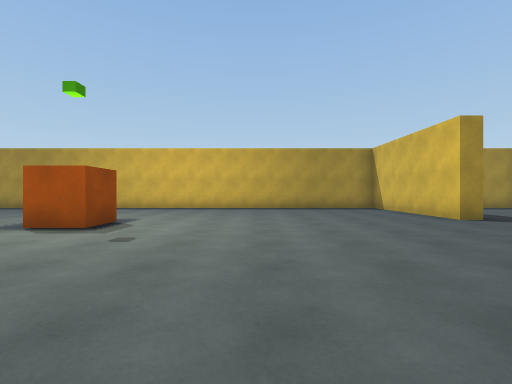
[1] (above)

24 first-person views from a walk through a scene from a Unity 3-D project. The camera is 1.2 m above the floor, looks level and sees 85° across. The floor is counted in squares, 2 m on a side. Each view is taken from the middle of a square. On the plan, view 1 faces up. The plan holds only what a view shows up to about 9 squares ahead; the rest is blank. The place goes on beyond the plan. The player character is not drawn. Surface patterns are stand-ins for the level's own textures.

[2]
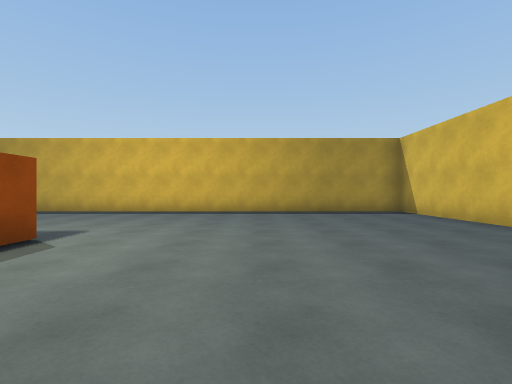

[3]
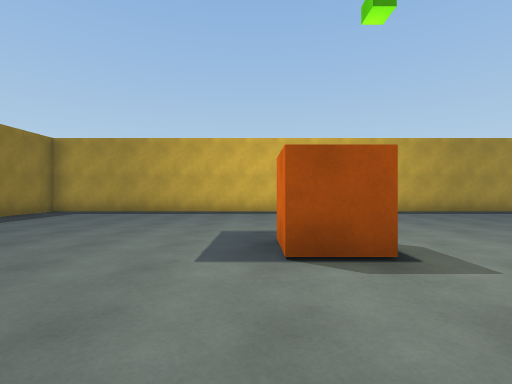

[4]
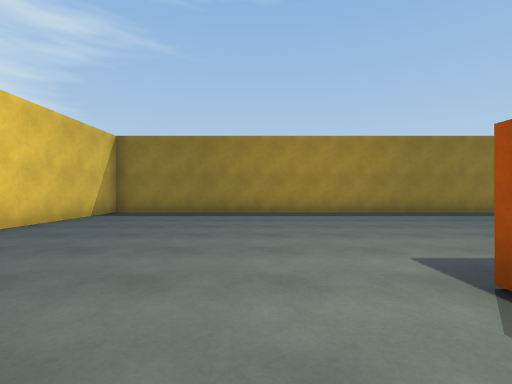

[5]
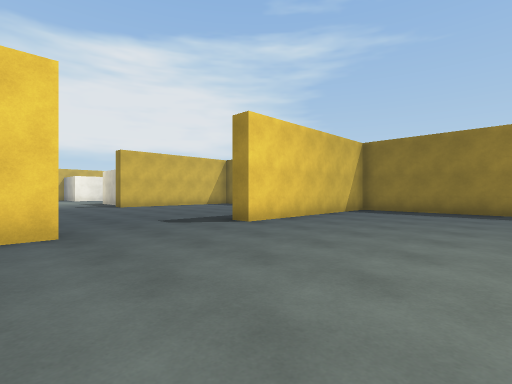

[6]
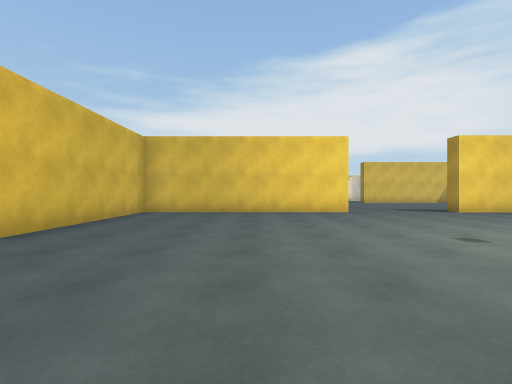

[7]
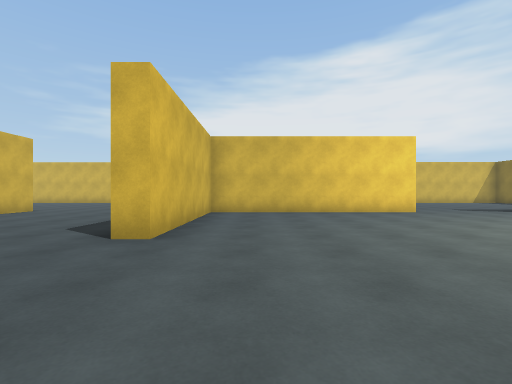

[8]
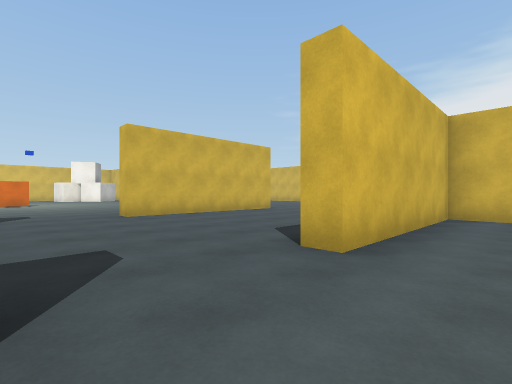

[9]
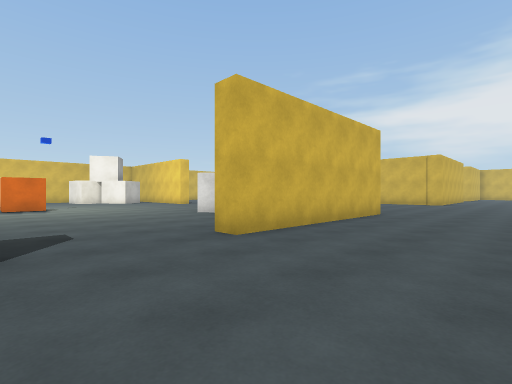

[10]
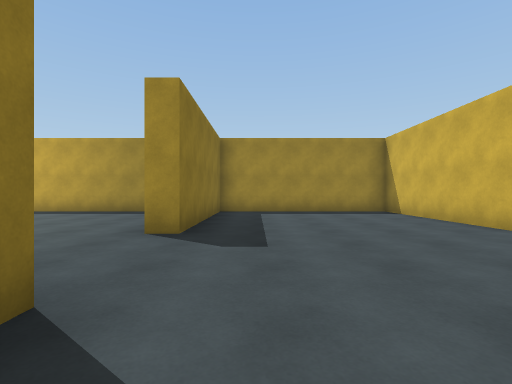

[11]
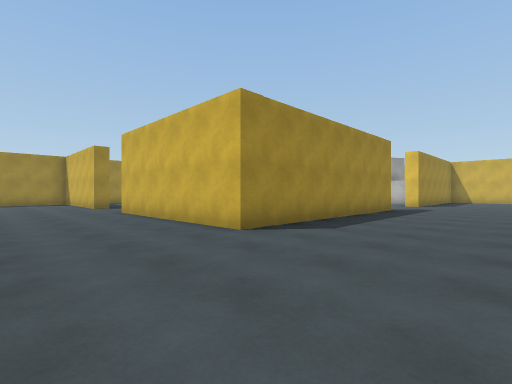

[12]
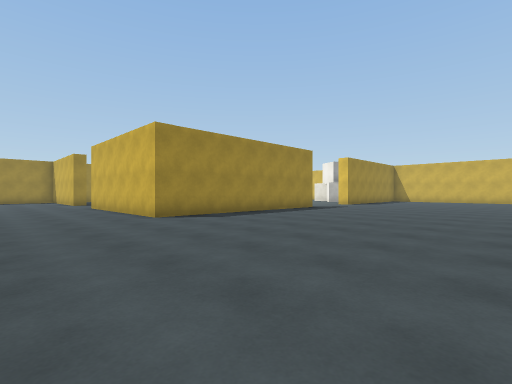

[13]
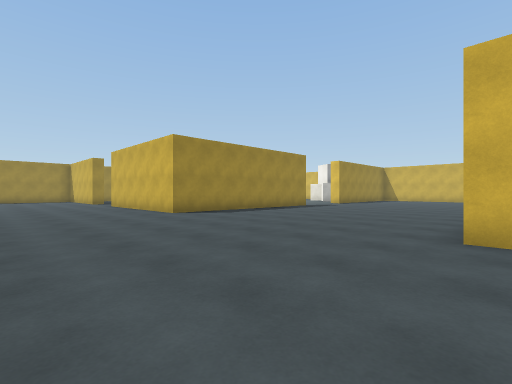

[14]
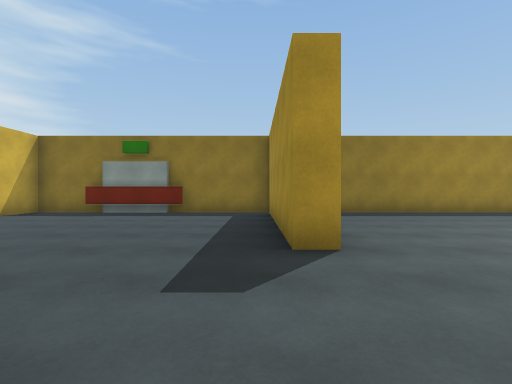

[15]
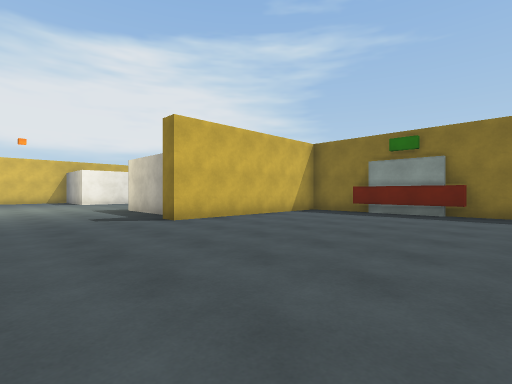

[16]
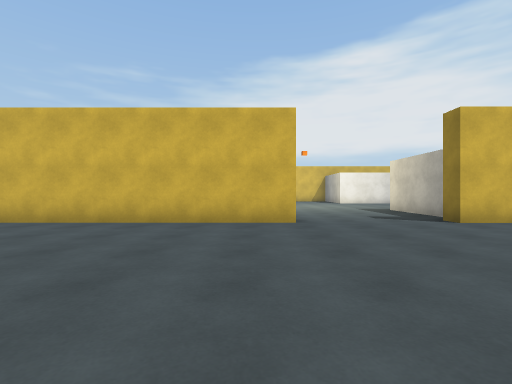

[17]
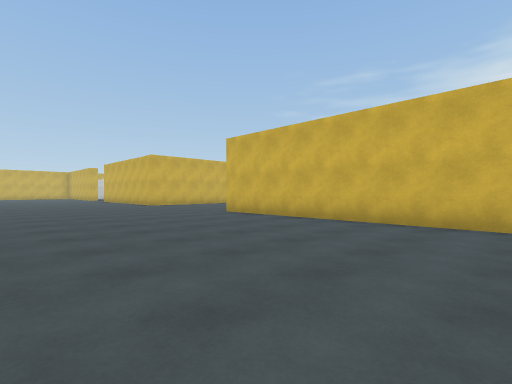

[18]
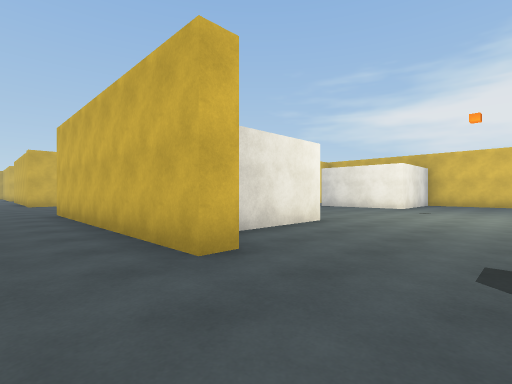

[19]
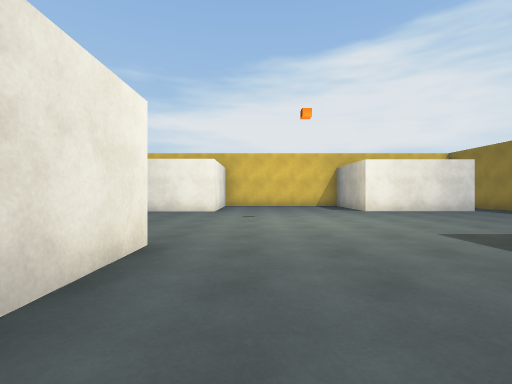

[20]
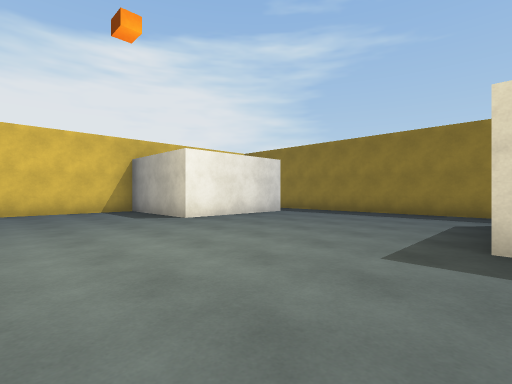

[21]
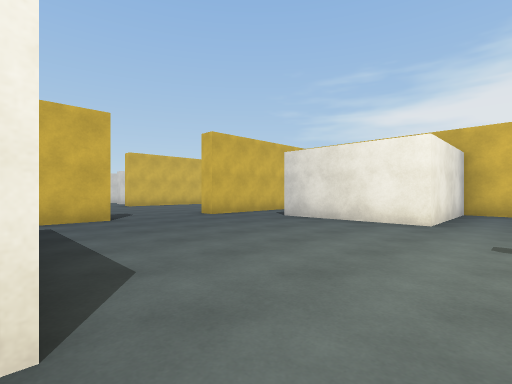

[22]
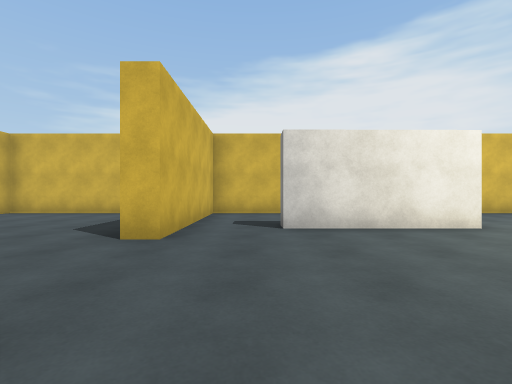

[23]
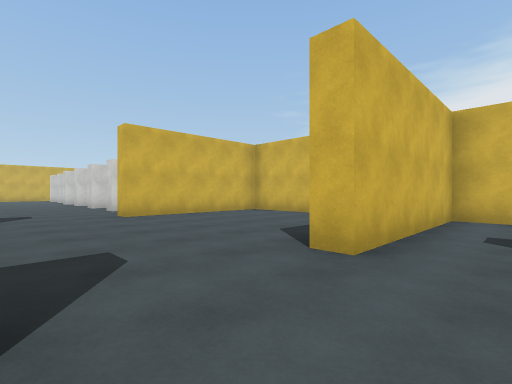

[24]
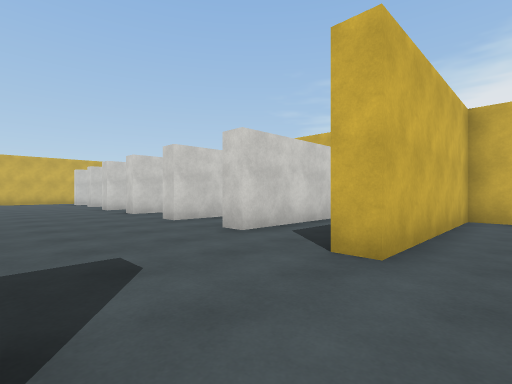

### Floor plan
Ten units are one square. View 1 is at (0, 0); x grows to the right and y downward. Boxes are objects, and circles mark ways between rooms. Rooms are numbered by the first view taken in them; rooms with no view inside come last. Other rooms are left out.
<svg viewBox="-107 -110 284 324">
<path fill="none" stroke="#000" d="M-18 13 43 13 43 -35M48 -60 43 -60 43 -105 -102 -105 -102 13 -49 13M99 89 99 84M43 140 43 128M43 175 43 165 48 165M-8 122 -8 98M-18 90 -18 85 48 85M164 17 99 17 99 -35M144 184 144 170 150 170M123 196 123 170 128 170M68 209 99 209 99 165 105 165M167 179 167 170 172 170M43 -35 49 -35M-55 97 -55 123M-49 10 -49 17 -102 17 -102 85 -49 85 -49 90M99 -62 99 -105 48 -105 48 -60M-102 126 -102 180M-99 41 -99 69M-89 176 -55 176 -55 209 -8 209 -8 176 25 176M25 176 26 180M22 209 43 209 43 175"/>
<rect x="-35" y="-55" width="10" height="10" fill="#bbb"><title>other object</title></rect>
<circle cx="-30" cy="17" r="3" fill="#2a7"/>
<circle cx="50" cy="-50" r="3" fill="#2a7"/>
<circle cx="35" cy="180" r="3" fill="#2a7"/>
<text x="-30" y="-50">1</text>
<text x="80" y="90">2</text>
<text x="30" y="190">3</text>
</svg>
Room 1 opens to room 2. Room 2 opens to room 3.

Where each view was taken, in squares from view 1:
view 1: 0 up, 0 right, facing up
view 2: 2 up, 0 right, facing up
view 3: 2 up, 4 left, facing up
view 4: 3 up, 2 left, facing left
view 5: 3 up, 1 left, facing down-left
view 6: 7 up, 1 right, facing down
view 7: 7 up, 3 right, facing down
view 8: 6 up, 3 right, facing down-right
view 9: 6 up, 7 right, facing down-right
view 10: 2 up, 6 right, facing up
view 11: 5 down, 7 right, facing up-right
view 12: 8 down, 7 right, facing up-right
view 13: 9 down, 6 right, facing up-right
view 14: 2 down, 2 left, facing left
view 15: 3 down, 2 left, facing down-left
view 16: 3 down, 1 left, facing down
view 17: 3 down, 2 left, facing down-right
view 18: 7 down, 4 left, facing down-right
view 19: 9 down, 2 left, facing down
view 20: 12 down, 2 left, facing down-left
view 21: 12 down, 2 left, facing down-right
view 22: 13 down, 3 right, facing down
view 23: 14 down, 3 right, facing down-right
view 24: 14 down, 9 right, facing down-right
